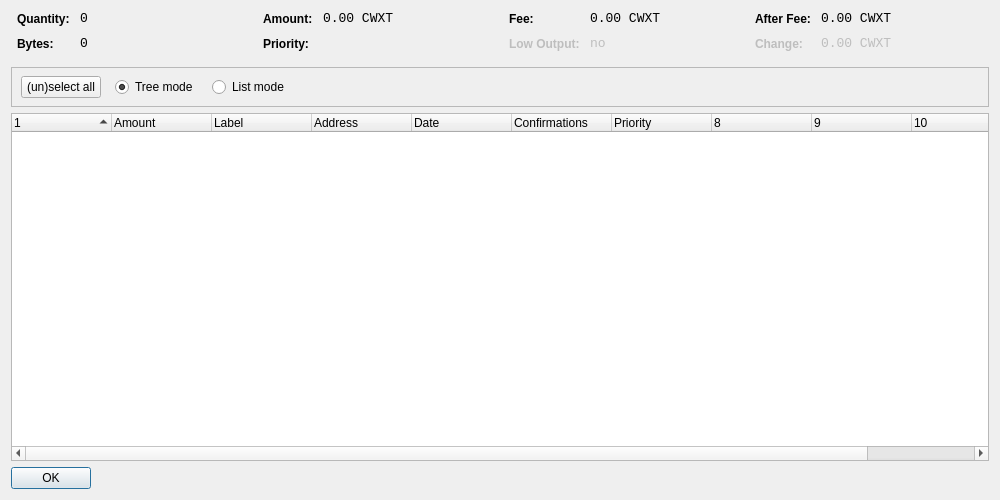
<?xml version="1.0" encoding="UTF-8"?>
<ui version="4.0">
 <class>CoinControlDialog</class>
 <widget class="QDialog" name="CoinControlDialog">
  <property name="geometry">
   <rect>
    <x>0</x>
    <y>0</y>
    <width>1000</width>
    <height>500</height>
   </rect>
  </property>
  <property name="windowTitle">
   <string>Coin Control</string>
  </property>
  <layout class="QVBoxLayout" name="verticalLayout">
   <item>
    <layout class="QHBoxLayout" name="horizontalLayoutTop" stretch="0,0,0,0">
     <property name="topMargin">
      <number>0</number>
     </property>
     <property name="bottomMargin">
      <number>10</number>
     </property>
     <item>
      <layout class="QFormLayout" name="formLayoutCoinControl1">
       <property name="horizontalSpacing">
        <number>10</number>
       </property>
       <property name="verticalSpacing">
        <number>10</number>
       </property>
       <property name="leftMargin">
        <number>6</number>
       </property>
       <property name="rightMargin">
        <number>6</number>
       </property>
       <item row="0" column="0">
        <widget class="QLabel" name="labelCoinControlQuantityText">
         <property name="styleSheet">
          <string notr="true">font-weight:bold;</string>
         </property>
         <property name="text">
          <string>Quantity:</string>
         </property>
        </widget>
       </item>
       <item row="0" column="1">
        <widget class="QLabel" name="labelCoinControlQuantity">
         <property name="font">
          <font>
           <family>Monospace</family>
           <pointsize>10</pointsize>
          </font>
         </property>
         <property name="cursor">
          <cursorShape>IBeamCursor</cursorShape>
         </property>
         <property name="contextMenuPolicy">
          <enum>Qt::ActionsContextMenu</enum>
         </property>
         <property name="text">
          <string notr="true">0</string>
         </property>
         <property name="textInteractionFlags">
          <set>Qt::LinksAccessibleByMouse|Qt::TextSelectableByKeyboard|Qt::TextSelectableByMouse</set>
         </property>
        </widget>
       </item>
       <item row="1" column="0">
        <widget class="QLabel" name="labelCoinControlBytesText">
         <property name="styleSheet">
          <string notr="true">font-weight:bold;</string>
         </property>
         <property name="text">
          <string>Bytes:</string>
         </property>
        </widget>
       </item>
       <item row="1" column="1">
        <widget class="QLabel" name="labelCoinControlBytes">
         <property name="font">
          <font>
           <family>Monospace</family>
           <pointsize>10</pointsize>
          </font>
         </property>
         <property name="cursor">
          <cursorShape>IBeamCursor</cursorShape>
         </property>
         <property name="contextMenuPolicy">
          <enum>Qt::ActionsContextMenu</enum>
         </property>
         <property name="text">
          <string notr="true">0</string>
         </property>
         <property name="textInteractionFlags">
          <set>Qt::LinksAccessibleByMouse|Qt::TextSelectableByKeyboard|Qt::TextSelectableByMouse</set>
         </property>
        </widget>
       </item>
      </layout>
     </item>
     <item>
      <layout class="QFormLayout" name="formLayoutCoinControl2">
       <property name="horizontalSpacing">
        <number>10</number>
       </property>
       <property name="verticalSpacing">
        <number>10</number>
       </property>
       <property name="leftMargin">
        <number>6</number>
       </property>
       <property name="rightMargin">
        <number>6</number>
       </property>
       <item row="0" column="0">
        <widget class="QLabel" name="labelCoinControlAmountText">
         <property name="styleSheet">
          <string notr="true">font-weight:bold;</string>
         </property>
         <property name="text">
          <string>Amount:</string>
         </property>
        </widget>
       </item>
       <item row="0" column="1">
        <widget class="QLabel" name="labelCoinControlAmount">
         <property name="font">
          <font>
           <family>Monospace</family>
           <pointsize>10</pointsize>
          </font>
         </property>
         <property name="cursor">
          <cursorShape>IBeamCursor</cursorShape>
         </property>
         <property name="contextMenuPolicy">
          <enum>Qt::ActionsContextMenu</enum>
         </property>
         <property name="text">
          <string notr="true">0.00 CWXT</string>
         </property>
         <property name="textInteractionFlags">
          <set>Qt::LinksAccessibleByMouse|Qt::TextSelectableByKeyboard|Qt::TextSelectableByMouse</set>
         </property>
        </widget>
       </item>
       <item row="1" column="0">
        <widget class="QLabel" name="labelCoinControlPriorityText">
         <property name="styleSheet">
          <string notr="true">font-weight:bold;</string>
         </property>
         <property name="text">
          <string>Priority:</string>
         </property>
        </widget>
       </item>
       <item row="1" column="1">
        <widget class="QLabel" name="labelCoinControlPriority">
         <property name="font">
          <font>
           <family>Monospace</family>
           <pointsize>10</pointsize>
          </font>
         </property>
         <property name="cursor">
          <cursorShape>IBeamCursor</cursorShape>
         </property>
         <property name="contextMenuPolicy">
          <enum>Qt::ActionsContextMenu</enum>
         </property>
         <property name="text">
          <string/>
         </property>
         <property name="textInteractionFlags">
          <set>Qt::LinksAccessibleByMouse|Qt::TextSelectableByKeyboard|Qt::TextSelectableByMouse</set>
         </property>
        </widget>
       </item>
      </layout>
     </item>
     <item>
      <layout class="QFormLayout" name="formLayoutCoinControl3">
       <property name="horizontalSpacing">
        <number>10</number>
       </property>
       <property name="verticalSpacing">
        <number>10</number>
       </property>
       <property name="leftMargin">
        <number>6</number>
       </property>
       <property name="rightMargin">
        <number>6</number>
       </property>
       <item row="0" column="0">
        <widget class="QLabel" name="labelCoinControlFeeText">
         <property name="styleSheet">
          <string notr="true">font-weight:bold;</string>
         </property>
         <property name="text">
          <string>Fee:</string>
         </property>
        </widget>
       </item>
       <item row="0" column="1">
        <widget class="QLabel" name="labelCoinControlFee">
         <property name="font">
          <font>
           <family>Monospace</family>
           <pointsize>10</pointsize>
          </font>
         </property>
         <property name="cursor">
          <cursorShape>IBeamCursor</cursorShape>
         </property>
         <property name="contextMenuPolicy">
          <enum>Qt::ActionsContextMenu</enum>
         </property>
         <property name="text">
          <string notr="true">0.00 CWXT</string>
         </property>
         <property name="textInteractionFlags">
          <set>Qt::LinksAccessibleByMouse|Qt::TextSelectableByKeyboard|Qt::TextSelectableByMouse</set>
         </property>
        </widget>
       </item>
       <item row="1" column="0">
        <widget class="QLabel" name="labelCoinControlLowOutputText">
         <property name="enabled">
          <bool>false</bool>
         </property>
         <property name="styleSheet">
          <string notr="true">font-weight:bold;</string>
         </property>
         <property name="text">
          <string>Low Output:</string>
         </property>
        </widget>
       </item>
       <item row="1" column="1">
        <widget class="QLabel" name="labelCoinControlLowOutput">
         <property name="enabled">
          <bool>false</bool>
         </property>
         <property name="font">
          <font>
           <family>Monospace</family>
           <pointsize>10</pointsize>
          </font>
         </property>
         <property name="cursor">
          <cursorShape>IBeamCursor</cursorShape>
         </property>
         <property name="contextMenuPolicy">
          <enum>Qt::ActionsContextMenu</enum>
         </property>
         <property name="text">
          <string notr="true">no</string>
         </property>
         <property name="textInteractionFlags">
          <set>Qt::LinksAccessibleByMouse|Qt::TextSelectableByKeyboard|Qt::TextSelectableByMouse</set>
         </property>
        </widget>
       </item>
      </layout>
     </item>
     <item>
      <layout class="QFormLayout" name="formLayoutCoinControl4">
       <property name="horizontalSpacing">
        <number>10</number>
       </property>
       <property name="verticalSpacing">
        <number>10</number>
       </property>
       <property name="leftMargin">
        <number>6</number>
       </property>
       <property name="rightMargin">
        <number>6</number>
       </property>
       <item row="0" column="0">
        <widget class="QLabel" name="labelCoinControlAfterFeeText">
         <property name="styleSheet">
          <string notr="true">font-weight:bold;</string>
         </property>
         <property name="text">
          <string>After Fee:</string>
         </property>
        </widget>
       </item>
       <item row="0" column="1">
        <widget class="QLabel" name="labelCoinControlAfterFee">
         <property name="font">
          <font>
           <family>Monospace</family>
           <pointsize>10</pointsize>
          </font>
         </property>
         <property name="cursor">
          <cursorShape>IBeamCursor</cursorShape>
         </property>
         <property name="contextMenuPolicy">
          <enum>Qt::ActionsContextMenu</enum>
         </property>
         <property name="text">
          <string notr="true">0.00 CWXT</string>
         </property>
         <property name="textInteractionFlags">
          <set>Qt::LinksAccessibleByMouse|Qt::TextSelectableByKeyboard|Qt::TextSelectableByMouse</set>
         </property>
        </widget>
       </item>
       <item row="1" column="0">
        <widget class="QLabel" name="labelCoinControlChangeText">
         <property name="enabled">
          <bool>false</bool>
         </property>
         <property name="styleSheet">
          <string notr="true">font-weight:bold;</string>
         </property>
         <property name="text">
          <string>Change:</string>
         </property>
        </widget>
       </item>
       <item row="1" column="1">
        <widget class="QLabel" name="labelCoinControlChange">
         <property name="enabled">
          <bool>false</bool>
         </property>
         <property name="font">
          <font>
           <family>Monospace</family>
           <pointsize>10</pointsize>
          </font>
         </property>
         <property name="cursor">
          <cursorShape>IBeamCursor</cursorShape>
         </property>
         <property name="contextMenuPolicy">
          <enum>Qt::ActionsContextMenu</enum>
         </property>
         <property name="text">
          <string notr="true">0.00 CWXT</string>
         </property>
         <property name="textInteractionFlags">
          <set>Qt::LinksAccessibleByMouse|Qt::TextSelectableByKeyboard|Qt::TextSelectableByMouse</set>
         </property>
        </widget>
       </item>
      </layout>
     </item>
    </layout>
   </item>
   <item>
    <widget class="QFrame" name="frame">
     <property name="minimumSize">
      <size>
       <width>0</width>
       <height>40</height>
      </size>
     </property>
     <property name="frameShape">
      <enum>QFrame::StyledPanel</enum>
     </property>
     <property name="frameShadow">
      <enum>QFrame::Sunken</enum>
     </property>
     <widget class="QWidget" name="horizontalLayoutWidget">
      <property name="geometry">
       <rect>
        <x>10</x>
        <y>0</y>
        <width>781</width>
        <height>41</height>
       </rect>
      </property>
      <layout class="QHBoxLayout" name="horizontalLayoutPanel" stretch="0,0,0,0,0">
       <property name="spacing">
        <number>14</number>
       </property>
       <item>
        <widget class="QPushButton" name="pushButtonSelectAll">
         <property name="sizePolicy">
          <sizepolicy hsizetype="Maximum" vsizetype="Fixed">
           <horstretch>0</horstretch>
           <verstretch>0</verstretch>
          </sizepolicy>
         </property>
         <property name="text">
          <string>(un)select all</string>
         </property>
        </widget>
       </item>
       <item>
        <widget class="QRadioButton" name="radioTreeMode">
         <property name="sizePolicy">
          <sizepolicy hsizetype="Maximum" vsizetype="Fixed">
           <horstretch>0</horstretch>
           <verstretch>0</verstretch>
          </sizepolicy>
         </property>
         <property name="text">
          <string>Tree mode</string>
         </property>
         <property name="checked">
          <bool>true</bool>
         </property>
        </widget>
       </item>
       <item>
        <widget class="QRadioButton" name="radioListMode">
         <property name="sizePolicy">
          <sizepolicy hsizetype="Maximum" vsizetype="Fixed">
           <horstretch>0</horstretch>
           <verstretch>0</verstretch>
          </sizepolicy>
         </property>
         <property name="text">
          <string>List mode</string>
         </property>
        </widget>
       </item>
       <item>
        <spacer name="horizontalSpacer">
         <property name="orientation">
          <enum>Qt::Horizontal</enum>
         </property>
         <property name="sizeHint" stdset="0">
          <size>
           <width>40</width>
           <height>20</height>
          </size>
         </property>
        </spacer>
       </item>
      </layout>
     </widget>
    </widget>
   </item>
   <item>
    <widget class="CoinControlTreeWidget" name="treeWidget">
     <property name="contextMenuPolicy">
      <enum>Qt::CustomContextMenu</enum>
     </property>
     <property name="sortingEnabled">
      <bool>false</bool>
     </property>
     <property name="columnCount">
      <number>11</number>
     </property>
     <attribute name="headerShowSortIndicator" stdset="0">
      <bool>true</bool>
     </attribute>
     <attribute name="headerStretchLastSection">
      <bool>false</bool>
     </attribute>
     <column>
      <property name="text">
       <string/>
      </property>
     </column>
     <column>
      <property name="text">
       <string>Amount</string>
      </property>
     </column>
     <column>
      <property name="text">
       <string>Label</string>
      </property>
     </column>
     <column>
      <property name="text">
       <string>Address</string>
      </property>
     </column>
     <column>
      <property name="text">
       <string>Date</string>
      </property>
     </column>
     <column>
      <property name="text">
       <string>Confirmations</string>
      </property>
      <property name="toolTip">
       <string>Confirmed</string>
      </property>
     </column>
     <column>
      <property name="text">
       <string>Priority</string>
      </property>
     </column>
     <column>
      <property name="text">
       <string/>
      </property>
     </column>
     <column>
      <property name="text">
       <string/>
      </property>
     </column>
     <column>
      <property name="text">
       <string/>
      </property>
     </column>
     <column>
      <property name="text">
       <string/>
      </property>
     </column>
    </widget>
   </item>
   <item>
    <widget class="QDialogButtonBox" name="buttonBox">
     <property name="sizePolicy">
      <sizepolicy hsizetype="Maximum" vsizetype="Fixed">
       <horstretch>0</horstretch>
       <verstretch>0</verstretch>
      </sizepolicy>
     </property>
     <property name="orientation">
      <enum>Qt::Horizontal</enum>
     </property>
     <property name="standardButtons">
      <set>QDialogButtonBox::Ok</set>
     </property>
    </widget>
   </item>
  </layout>
 </widget>
 <customwidgets>
  <customwidget>
   <class>CoinControlTreeWidget</class>
   <extends>QTreeWidget</extends>
   <header>coincontroltreewidget.h</header>
  </customwidget>
 </customwidgets>
 <resources/>
 <connections/>
</ui>
